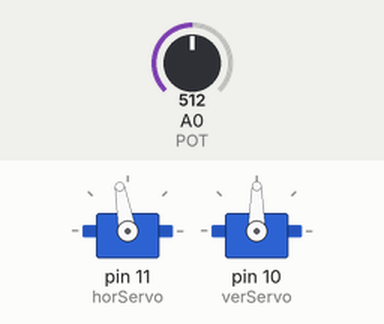
Recording of a sketch running on a simulated Arduino Uno, built with avr-gcc and run on an emulated ATmega328P. Shown: 2 × servo. The test bench sets the inputs (shaded band); at power-on: A0 (POT) = 512. What the sketch prints to the serial monitor is not drawn.

Above: at 1.2 s.
1.3 s: A0 (POT) set to 900
At 2.2 s:
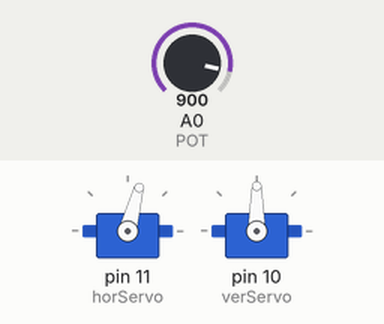
4.3 s: A0 (POT) set to 716
7.3 s: A0 (POT) set to 1023
At 8.4 s:
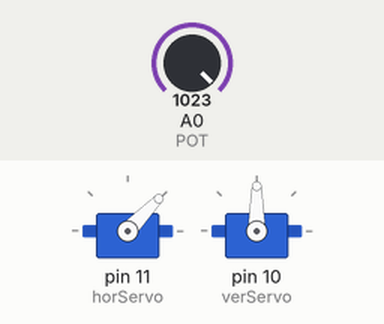
10.3 s: A0 (POT) set to 511
Timing chart, 0 to 69.8 s (numbered marks = the images above; inputs shaded):
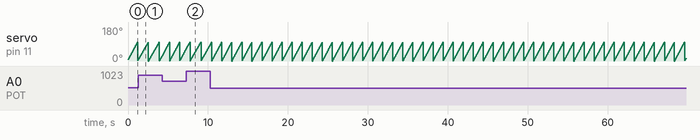

The sketch:

arduniomovement.ino
```cpp
#include <Servo.h>

Servo horServo;
Servo verServo;

const byte POT = A0;
int horPos = 0;
int verPos = 0;
int potValue = 0;
String result = "";
int go = 0;

void setup() {
  horServo.attach(11);
  verServo.attach(10);
  Serial.begin(9600);
}

void loop() {
  //if (Serial.available() > 0) {
    //go = Serial.read(); //subtract ASCII value of '0'
  //}
  //if (go == 1) {
    //    for (verPos = 0; verPos <= 100; verPos += 1) {
    for(horPos = 0; horPos <= 100; horPos++){
      //Serial.println(horPos);
      potValue = analogRead(POT);
      float dist = getDistance(potValue);
      result = result + verPos + "," + horPos + "," + dist;
      Serial.println(result);
      result = "";
      horServo.write(horPos);
    }
    Serial.println("0,0,0");
    //}
  //}
}

float getDistance(int v) {
  return 64.46 - .2768 * v + .0003689 * pow(v, 2);
}
```

Measured:
- by itself, servo on pin 11 (horServo): ramps from 0° to 100° and jumps back, once every 1.3 s
